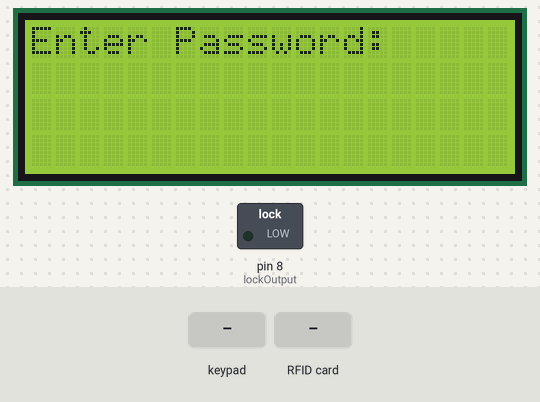
Recording of a sketch running on a simulated Arduino Uno, built with avr-gcc and run on an emulated ATmega328P. Parts: 20×4 character LCD, switched loads named in the sketch (green lamp = pin HIGH). The inputs (shaded band) are chosen by the test bench. Pins used as bus, display or sensor lines are not drawn.

Above: at 1.3 s.
1.4 s: keypad keys 1 2 3 4 pressed 0.4 s apart
At 4.4 s:
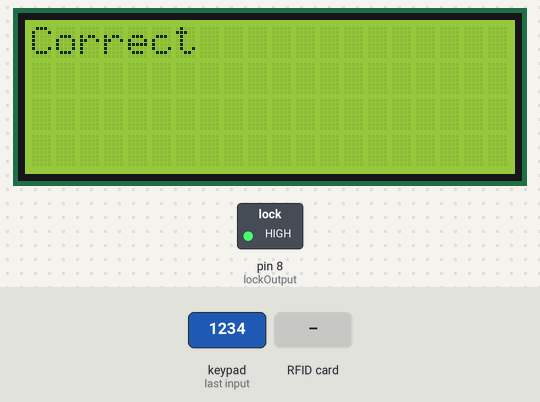
4.6 s: RFID card A1 67 45 1B held to the reader
At 9.3 s:
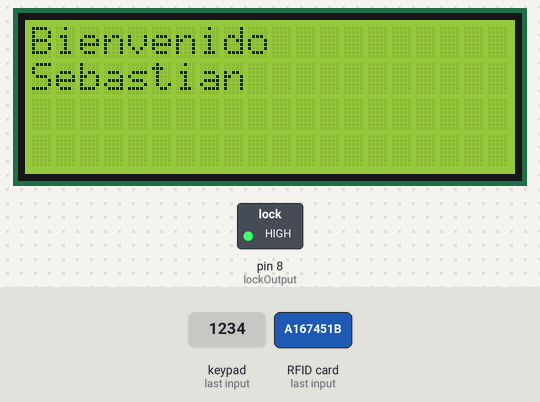
10.3 s: key 'A' pressed
13.3 s: keypad keys 1 2 3 4 # pressed 0.4 s apart
At 16.8 s:
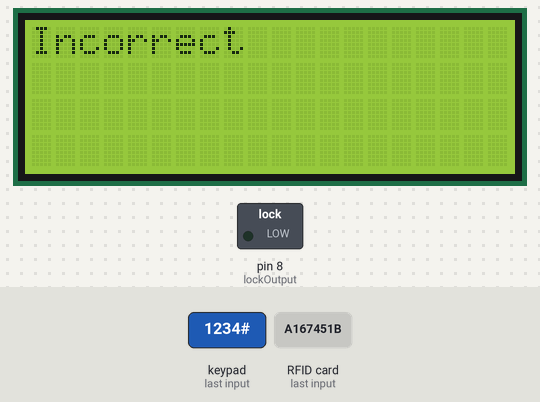
18.3 s: RFID card 9D 98 78 59 held to the reader
At 18.8 s:
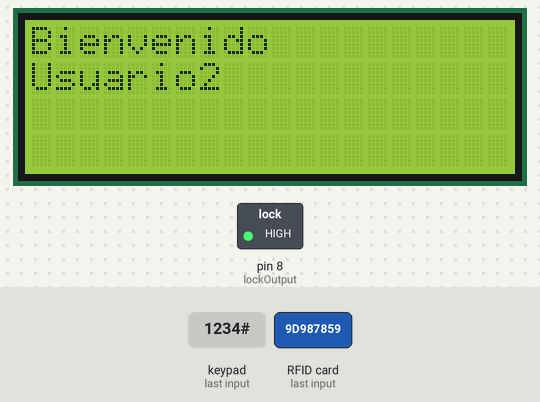
21.3 s: key 'B' pressed
At 24.0 s:
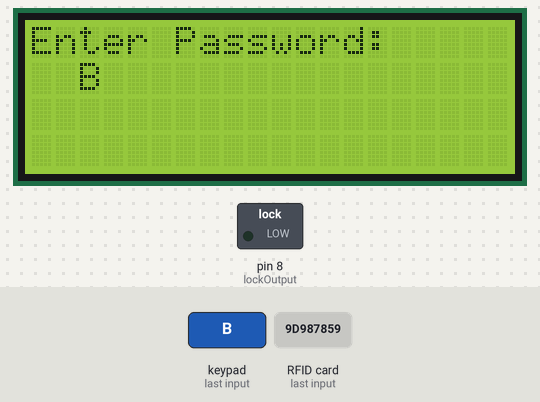
Timing chart, 0 to 25.3 s (numbered marks = the images above; inputs shaded):
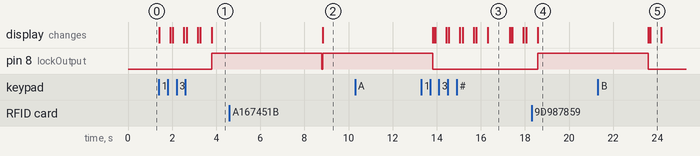

The sketch:

Code_Lockv1.1.ino
```cpp
//---- Datos del programa -----
//Nombre programa: Code Lock
//Autor: Sebastian Gutierrez Clavijo
//Version: 1.1
//Descripcion: Desarrollar un Code Lock para una puerta que pueda desbloquearse con un Keypad y por RFID.

/*  Actualmente en Desarrollo:
    Arduino
    Matrix Keypad 4X4
    LCD Display
    Rele 5v
    RFID
    Modulo de Wifi (Puede ser  )
    Pin (8)Rele
    Pin (13,12,11,10,9) RFID
    Pines(7-0)y(14(1),15(0))Keypad
*/

//Incluir Librerias del RFID
#include <SPI.h>                  // incluye libreria bus SPI
#include <MFRC522.h>              // incluye libreria especifica para MFRC522

//Incluir Libreria del Arduino para I2C (Protocolo comunicacion)
#include <Wire.h>

//Incluir Libreria de la pantalla LCD para I2C (Protocolo comunicacion)
#include <LiquidCrystal_I2C.h>

//Incluir libreria Keypad
#include <Key.h>
#include <Keypad.h>

//Instanciar variables para los pines del RFID
#define RST_PIN 9                // constante para referenciar pin de reset
#define SS_PIN 10                 // constante para referenciar pin de slave select

//Longitud de la contraseña +1 por caracter nulo
#define Password_Length 5
// Caracter para capturar la contraseña
char Data[Password_Length];
// Contraseña
char Master[Password_Length] = "1234";

// Pin conectado a la entrada del relé del bloqueo
int lockOutput = 8;
const int led = 8;
// Contador de caracteres presionados
byte data_count = 0;
// Caracter que presiona la tecla especifica del Keypad
char customKey;

// Creamos un array para almacenar el UID leido
byte LecturaUID[4];
byte Usuario1[4] = {0xA1, 0x67, 0x45, 0x1B} ;   // UID de tarjeta leido Tarjeta Homero
byte Usuario2[4] = {0x9D, 0x98, 0x78, 0x59} ;   // UID de llavero leido Llavero Bart

//Tamaño de las filas y columnas
const byte ROWS = 4;
const byte COLS = 4;

//Un Array que representa los botones del Keypad
char hexaKeys[ROWS][COLS] = {
  {'1', '2', '3', 'A'},
  {'4', '5', '6', 'B'},
  {'7', '8', '9', 'C'},
  {'*', '0', '#', 'D'}
};

//Conectores al Arduino-Keypad
byte rowPins[ROWS] = {7, 6, 5, 4};
byte colPins[COLS] = {3, 2, 14, 15};


// Crear Objecto del Keypad
Keypad customKeypad = Keypad(makeKeymap(hexaKeys), rowPins, colPins, ROWS, COLS);

// Crear Objecto del LCD (Tipo de Pantalla,Tamaño 16x2)
LiquidCrystal_I2C lcd(0x27, 20, 4);

// Crear Objecto para el RFID (Slave Select, Reset)
MFRC522 mfrc522(SS_PIN, RST_PIN);

void setup() {

  // Setup RFID
  Serial.begin(9600);                                 // inicializa comunicacion por monitor serie a 9600 bps
  SPI.begin();                                        // inicializa bus SPI
  mfrc522.PCD_Init(); //Inicializamos el Modulo RFID  // inicializa modulo lector

  // Setup de LCD
  lcd.backlight();
  lcd.init();

  // Colocamos el Pin lockOutput(8)en OUTPUT para el Rele
  pinMode(lockOutput, OUTPUT);
  //pinMode(led, OUTPUT);

}

void loop() {

  // Inicializamos LCD y muestre
  lcd.setCursor(0, 0);
  lcd.print("Enter Password:");

  // Resivamos las pulsaciones de las teclas
  char customKey = customKeypad.getKey();
  if (customKey) {
    //Ingresamos las teclas presionadas en el Array y incrementamos el contador
    Data[data_count] = customKey;
    lcd.setCursor(data_count, 1); //Escribimos en la 2 linea del LCD
    lcd.print(Data[data_count]); //para escribir en el LCD
    delay(500);
    lcd.setCursor(data_count, 1); //Para ocultar luego de 0,5 segundo
    lcd.print("*");
    data_count++; // para cada vez que presionemos una tecla no se borre la anterior

  }

  // Revisamos si hemos alcanzado la longitud maxima de la contraseña y luego validarla
  if (data_count == Password_Length - 1) {
    lcd.clear();

    //!strcmp para comparar cadenas (Datos Ingresados, Contraseña)
    if (!strcmp(Data, Master)) {
      //Contraseña Correcta
      lcd.print("Correct");
      // Encendemos el Rele por 5 segundos
      Rele();
    }
    else {
      //Contraseña Incorrecta
      lcd.print("Incorrect");
      delay(1000);
    }

    //Limpiar la Data y la pantalla LCD
    lcd.clear();
    clearData();

  }

  //Loop Inicial del RFID
  if ( ! mfrc522.PICC_IsNewCardPresent())   // si no hay una tarjeta presente
    return;                                 // retorna al loop esperando por una tarjeta

  if ( ! mfrc522.PICC_ReadCardSerial())     // si no puede obtener datos de la tarjeta
    return;                                 // retorna al loop esperando por otra tarjeta

  //Almacenar el UID
  for (byte i = 0; i < mfrc522.uid.size; i++) { // bucle recorre de a un byte por vez el UID
    LecturaUID[i] = mfrc522.uid.uidByte[i];   // almacena en array el byte del UID leido
  }

  //Comparar UID
  if (comparaUID(LecturaUID, Usuario1)) { // llama a funcion comparaUID con Usuario1
    // Encendemos el Rele por 5 segundos
        lcd.setCursor(0, 0);
    lcd.print("Bienvenido");
    lcd.setCursor(0, 1);
    lcd.print("Sebastian");
    Rele();
    lcd.clear();      //Limpiar la pantalla LCD
  }
  else if (comparaUID(LecturaUID, Usuario2)) { // llama a funcion comparaUID con Usuario2
    // Encendemos el Rele por 5 segundos
    lcd.clear();
    lcd.setCursor(0, 0);
    lcd.print("Bienvenido");
    lcd.setCursor(0, 1);
    lcd.print("Usuario2");

    Rele();
    lcd.clear();
  }
  else {          // si retorna falso
    lcd.print("No te conozco");    // muestra texto equivalente a acceso denegado
    delay(1000);

    lcd.clear();      //Limpiar la pantalla LCD

  }
  mfrc522.PICC_HaltA();     // detiene comunicacion con tarjeta
}


void clearData() {
  // Ir al Array borrar los datos
  while (data_count != 0) {
    Data[data_count--] = 0;
  }
  return;
}

boolean comparaUID(byte lectura[], byte usuario[]) // funcion comparaUID
{
  for (byte i = 0; i < mfrc522.uid.size; i++) { // bucle recorre de a un byte por vez el UID
    if (lectura[i] != usuario[i])       // si byte de UID leido es distinto a usuario
      return (false);         // retorna falso
  }
  return (true);          // si los 4 bytes coinciden retorna verdadero
}

void Rele() {
  digitalWrite(lockOutput, HIGH);
  delay(5000);
  digitalWrite(lockOutput, LOW);
  return;
}
```

Measured:
- after the input at 1.4 s, pin 8 (lockOutput): LOW → HIGH after 2.4 s; the display: first changes at once (image 1 shows a later state)
- after the input at 4.6 s, the display: changes after 4.2 s (image 2)
- after the input at 10.3 s, every drawn part: stays the same
- after the input at 18.3 s, pin 8 (lockOutput): LOW → HIGH after 0.28 s; the display: changes after 0.28 s (image 4)
- after the input at 21.3 s, the display: first differs from a run without the input after 2.4 s (image 5)
- what the display in image 3 shows lasts 1.0 s, from 16.3 s to 17.3 s
- what the display in image 5 shows lasts 0.5 s, from 23.7 s to 24.2 s
